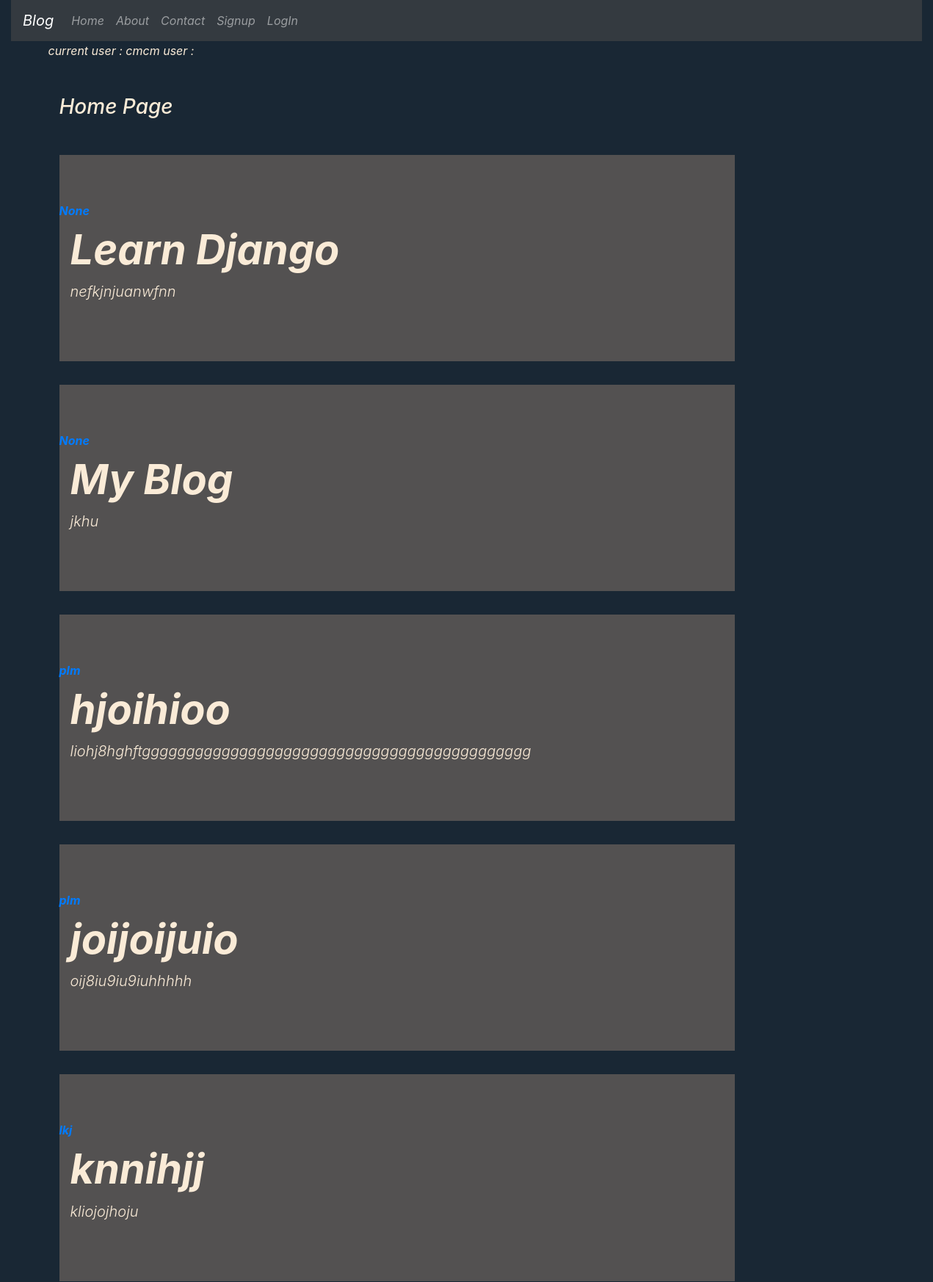
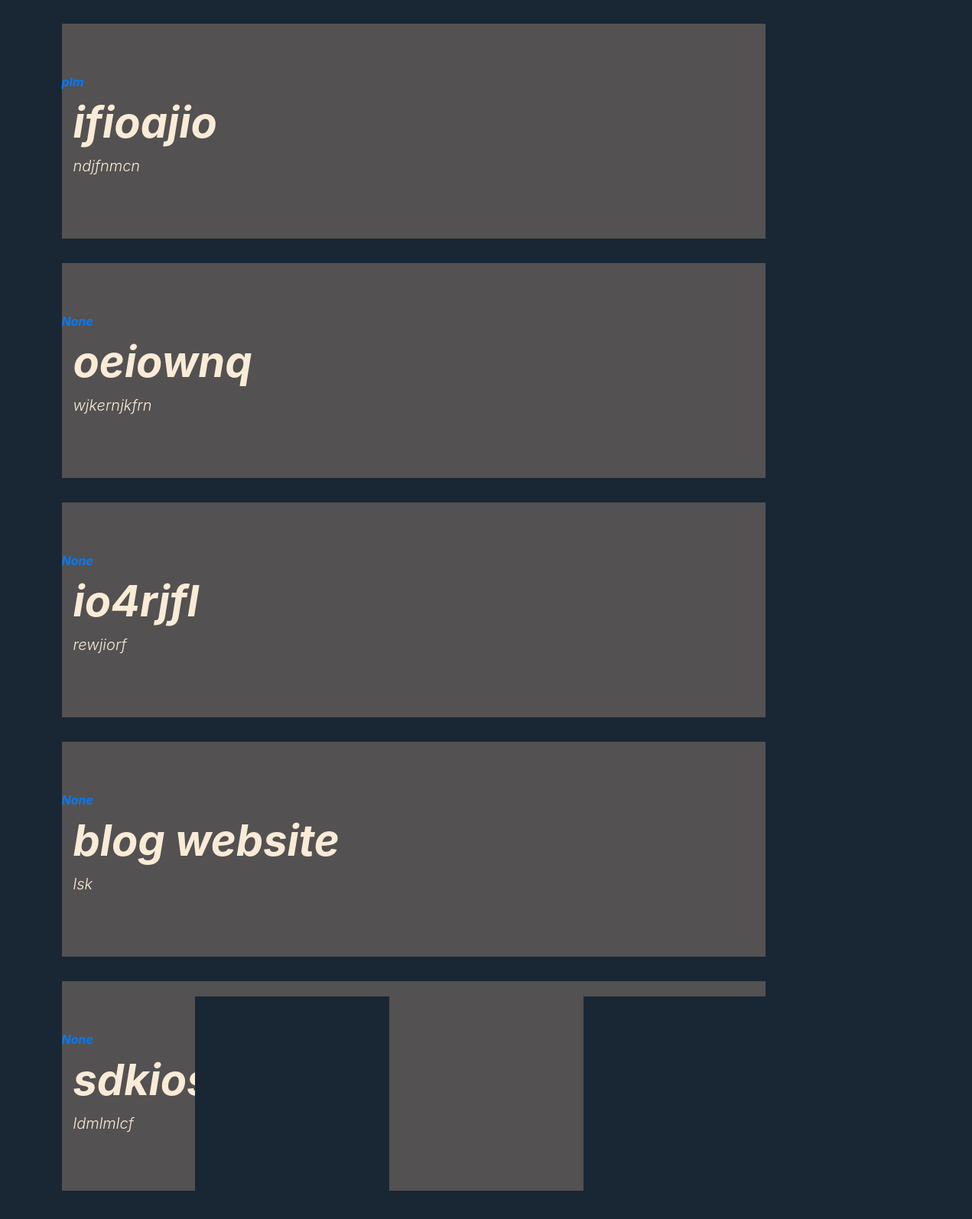
The page / (upper part) on the database its author committed (2 pictures, top to bottom).
### bloggapp/models.py (models this page shows, shortened)
class Post(models.Model):
    title = models.CharField(max_length=100)
    decs = models.TextField()
    user = models.ForeignKey(User, on_delete=models.CASCADE, null=True)

### bloggapp/views.py (the view)
# urls.py: 2. Add a URL to urlpatterns:  path('', views.home, name='home')
def home(request):
    posts = Post.objects.all()
    return render(
        request,
        'home.html',
        {'posts':posts}
    )

### bloggapp/templates/home.html
{% extends "base.html" %}
{% block content %}
current user :{{posts.user}}
cmcm user :{{posts.id}}
<div class="col-sm-10">
    <h3 class="my-5">Home Page</h3>
    {% for post in posts %}
      <div class="jumbotron jumbotron-fluid jumbo-color">
          <strong class="d-inline-block mb-2 text-primary">{{post.user}}</strong>
          <div class="container">
            <h1 class="display-4 font-weight-bold">{{post.title}}</h1>
            <p class="lead">{{post.decs}}</p>
          </div>
      </div>
    {% endfor %}
</div>
{% endblock content %}

### project_templates/base.html (shortened to what this page needs)
{% load static %}
<!doctype html>
<html lang="en">
  <head>
    <link rel="stylesheet" href="https://maxcdn.bootstrapcdn.com/bootstrap/4.0.0/css/bootstrap.min.css">
    <link rel="stylesheet" type="text/css" href="{% static 'style.css' %}">
  </head>
  <body>
        <div class="container-fluid">
            {% include 'navbar.html' %}
        </div>
        <div class="container">
            <div class="row">
                <div class="col-sm-12">
                </div>
            </div>
            <div class="row">
                {% block content %}
                {% endblock content %}
            </div>
        </div>
  </body>
</html>

### bloggapp/templates/navbar.html (shortened to what this page needs)
<nav class="navbar navbar-expand-lg navbar-dark bg-dark">
  <a class="navbar-brand" href="#">Blog</a>
  <div class="collapse navbar-collapse" id="navbarNav">
    <ul class="navbar-nav navbar-nav mr-auto">
      <li class="nav-item ">
        <a class="nav-link" href="/">Home <span class="sr-only">(current)</span></a>
      </li>
      <li class="nav-item">
        <a class="nav-link" href="{% url 'about' %}">About</a>
      </li>
      <li class="nav-item">
        <a class="nav-link" href="{% url 'contact' %}">Contact</a>
      </li>
      {% if request.user.is_authenticated%}
      <li class="nav-item">
        <a class="nav-link"  href="{% url 'dashboard' %}">Dashboard</a>
      </li>
        <li class="nav-item">
        <a class="nav-link" href="{% url 'logout' %}">Logout</a>
      </li>
      {% else %}
          <li class="nav-item ">
          <a class="nav-link  " href="{% url 'signup' %}">Signup</a>
          </li>
          <li class="nav-item">
          <a class="nav-link" href="{% url 'login' %}">LogIn</a>
          </li>
      {% endif %}
    </ul>
  </div>
</nav>

### statics/style.css (style rules this page uses)
body { background-color: #192734; color: antiquewhite; font-style: italic; }
.jumbo-color { background-color: rgb(83,81,81); }

### rows shown on the page
Post: user "None", title "Learn Django", decs "nefkjnjuanwfnn"
Post: user "None", title "My Blog", decs "jkhu"
Post: user "plm", title "hjoihioo", decs "liohj8hghftgggggggggggggggggggggggggggggggggggggggggggg"
Post: user "plm", title "joijoijuio", decs "oij8iu9iu9iuhhhhh"
Post: user "lkj", title "knnihjj", decs "kliojojhoju"
Post: user "plm", title "ifioajio", decs "ndjfnmcn"
Post: user "None", title "oeiownq", decs "wjkernjkfrn"
Post: user "None", title "io4rjfl", decs "rewjiorf"
Post: user "None", title "blog website", decs "lsk"
Post: user "None", title "sdkiosdji", decs "ldmlmlcf"
